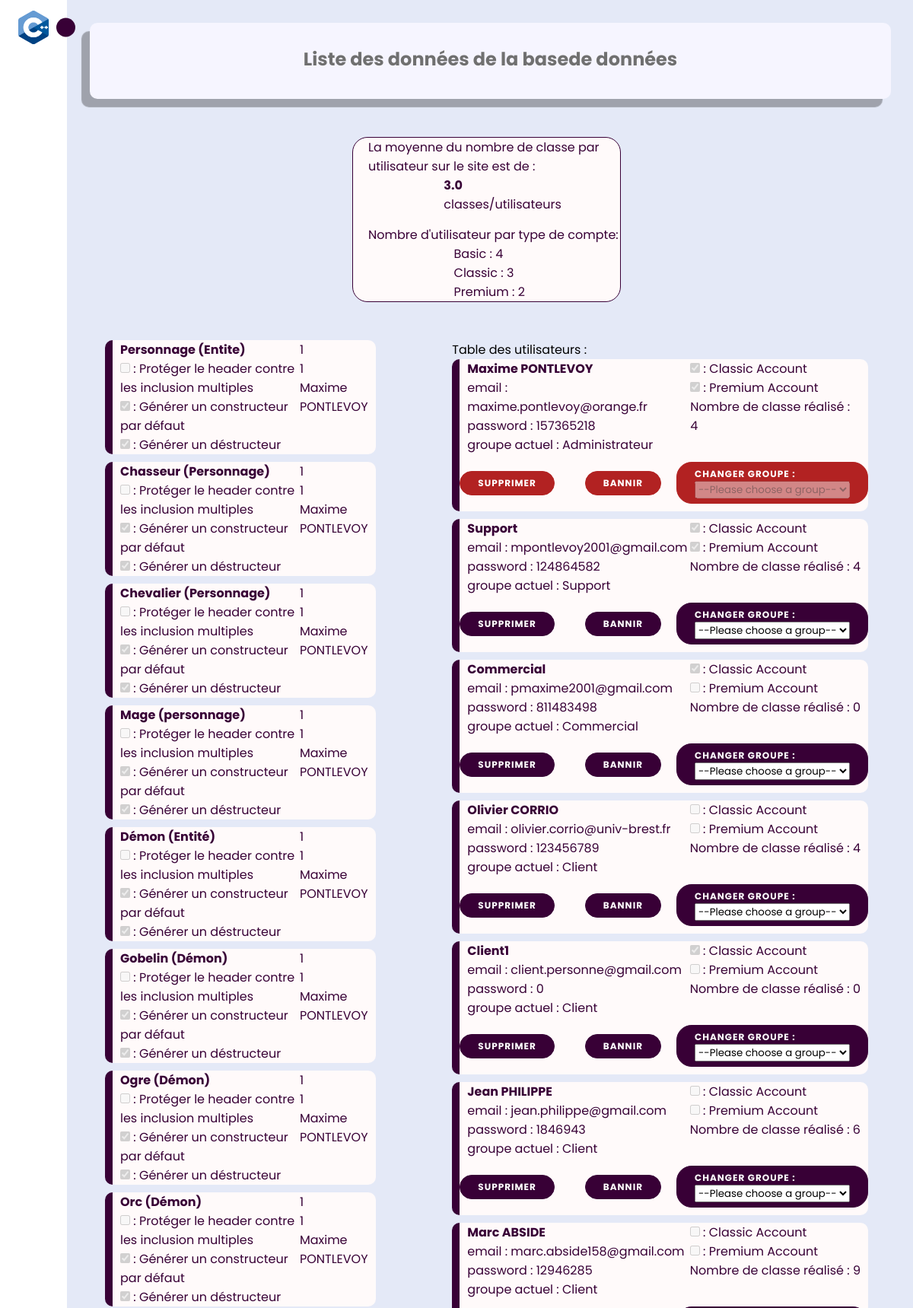
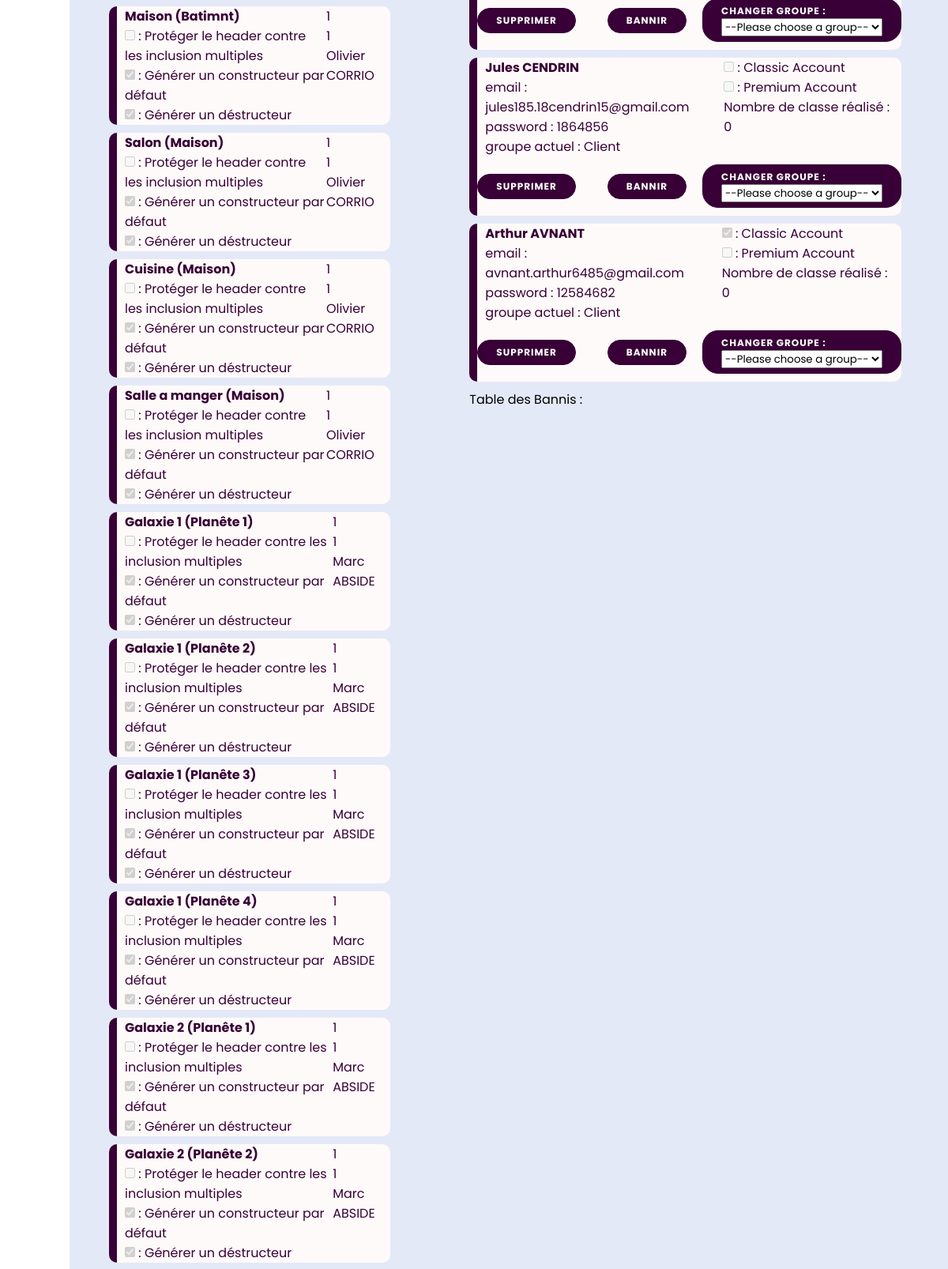
Page /gestiondata (signed in, upper part) on the committed database (2 pictures, top to bottom).
### main.py (models this page shows, shortened)
class classe(db.Model):
    idClasse = db.Column(db.Integer, primary_key=True, unique=True)
    name = db.Column(db.Text)
    classe_mere = db.Column(db.Text)
    Protect_head = db.Column(db.Integer)
    Generat_head_default_construct = db.Column(db.Integer)
    Generat_head_destruct = db.Column(db.Integer)
    Commentaire= db.Column(db.Integer)
    auteur = db.Column(db.Text)
    creation_data = db.Column(db.DateTime)
    class_role = db.Column(db.Text)
    attribue = db.Column(db.Integer)
    public = db.Column(db.Integer)
    public1 = db.Column(db.Text)
    public2 = db.Column(db.Text)
    public3 = db.Column(db.Text)
    public4 = db.Column(db.Text)
    public5 = db.Column(db.Text)
    public6 = db.Column(db.Text)
    public7 = db.Column(db.Text)
    public8 = db.Column(db.Text)
    protected = db.Column(db.Integer)
    protected1 = db.Column(db.Text)
    protected2 = db.Column(db.Text)
    protected3 = db.Column(db.Text)
    protected4 = db.Column(db.Text)
    protected5 = db.Column(db.Text)
    protected6 = db.Column(db.Text)
    protected7 = db.Column(db.Text)
    protected8 = db.Column(db.Text)
    private = db.Column(db.Integer)
    private1 = db.Column(db.Text)
    private2 = db.Column(db.Text)
    private3 = db.Column(db.Text)
    private4 = db.Column(db.Text)
    private5 = db.Column(db.Text)
    private6 = db.Column(db.Text)
    private7 = db.Column(db.Text)
    private8 = db.Column(db.Text)
    methode = db.Column(db.Integer)
    methode1 = db.Column(db.Text)
    methode2 = db.Column(db.Text)
    methode3 = db.Column(db.Text)
    methode4 = db.Column(db.Text)
    methode5 = db.Column(db.Text)
    methode6 = db.Column(db.Text)
    methode7 = db.Column(db.Text)
    methode8 = db.Column(db.Text)
    idUser = db.Column(db.Integer, db.ForeignKey('user.idUsers'))
    idUserUnban = db.Column(db.Integer, db.ForeignKey('user_banni.idUsers'))

### tables this page shows
CREATE TABLE user(
        idUsers INTEGER PRIMARY KEY AUTOINCREMENT UNIQUE,
	    name TEXT,
	    email TEXT,
	    password INTEGER,
	    vip_account INTEGER,
        nb_classe_Faite INTEGER,
        image_profil BLOB,
	    idgroupe INTEGER,
	    FOREIGN KEY(idgroupe) REFERENCES groupe(idGroupe)
        );

### main.py (the view)
@app.route('/gestiondata', methods=['get', 'post'])
def gestiondata():
    conn = sql.connect('database.db')
    cursor = conn.cursor()
    cursor.execute("""SELECT * from classe""")
    classerequete = cursor.fetchall()
    cursor.execute("""SELECT * from user""")
    userrequete = cursor.fetchall()
    cursor.execute("""SELECT * from user_banni""")
    userbannirequete = cursor.fetchall()
    cursor.execute("""DROP VIEW IF EXISTS moyenne_classe_all_user""")
    cursor.execute("CREATE VIEW moyenne_classe_all_user AS SELECT AVG(nb_classe_Faite) from user")
    cursor.execute("""SELECT AVG(nb_classe_Faite) from user""")
    moyenne_classe_all_user = cursor.fetchall()
    cursor.execute("""DROP VIEW IF EXISTS nombre_type_compte""")
    cursor.execute("CREATE VIEW nombre_type_compte AS SELECT vip_account, COUNT(name) FROM user GROUP BY vip_account")
    cursor.execute("""SELECT vip_account, COUNT(name) FROM user
        GROUP BY vip_account""")
    nombre_type_compte = cursor.fetchall()
    conn.close()
    return render_template("GestionData.html",
                           allclasse = classerequete,
                           alluser = userrequete,
                           allbanuser = userbannirequete,
                           moyenne_classe_all_user = moyenne_classe_all_user,
                           nombre_type_compte = nombre_type_compte,
                           idUser = session['user']['idUser'],
                           idGroup = session['user']['idGroup'])

### templates/GestionData.html (shortened to what this page needs)
﻿<!DOCTYPE html>
<html lang="en" xmlns="http://www.w3.org/1999/xhtml">
<head>
    <link rel="stylesheet" href="{{ url_for('static', filename = 'css/style_GestionData.css') }}" />
    <link rel="stylesheet" href="{{ url_for('static', filename = 'css/style_sidebar.css') }}" />
    <link href='https://unpkg.com/boxicons@2.1.1/css/boxicons.min.css' rel='stylesheet'>
</head>
<body>
    <nav class="sidebar close">
        <header>
            <div class="image-text">
                <span class="image">
                    <img src="{{ url_for('static', filename = 'image/logo.png') }}" alt="">
                </span>
            </div>
            <i class='bx bx-chevron-right toggle'></i>
        </header>
        <div class="menu-bar">
            <div class="menu">
                <ul class="menu-links">
                    <li class="nav-link">
                        <a href="acceuil">
                            <i class='bx bx-home-alt icon'></i>
                        </a>
                    </li>
                    <li class="nav-link">
                        <a href="generateur">
                            <i class='bx bx-pie-chart-alt icon'></i>
                        </a>
                    </li>
                    <li class="nav-link">
                        <a href="boutique">
                            <i class='bx bx-wallet icon'></i>
                        </a>
                    </li>
                </ul>
            </div>
        </div>
    </nav>
    <section class="home">
        <div class="liste-classe">
            <div class="bandeau">
                <h1>Liste des données de la basede données</h1>
            </div>
            <div class="donnees-site">
                <p class="texte"> La moyenne du nombre de classe par utilisateur sur le site est de : </p>
                <p class="donnees"> <b>{{ moyenne_classe_all_user[0][0] }}</b> classes/utilisateurs </p>
                <div class="user-mode-account">
                    Nombre d'utilisateur par type de compte:
                    <div class="type-de-compte">
                        Basic : {{ nombre_type_compte[0][1]}}
                        <br />
                        Classic : {{ nombre_type_compte[1][1]}}
                        <br />
                        Premium : {{ nombre_type_compte[2][1]}}
                    </div>
                </div>
            </div>
            <div class="donnees">
                <div class="classe">
                    <div class="affichage-classe">
                        {% for row in allclasse %}
                        <div class="une-classe">
                            <div class="multi-zone">
                                <div class="partie-principale">
                                    <div class="nom">
                                        {{ row[1] }} ({{ row[2] }})
                                    </div>
                                    <div class="options">
                                        <div>
                                            {% if row[3] == 1 %}
                                            <input type="checkbox" disabled checked />
                                            {% else %}
                                            <input type="checkbox" disabled />
                                            {% endif %}
                                            : Protéger le header contre les inclusion multiples
                                        </div>
                                        <div>
                                            {% if row[4] == 1 %}
                                            <input type="checkbox" disabled checked />
                                            {% else %}
                                            <input type="checkbox" disabled />
                                            {% endif %}
                                            : Générer un constructeur par défaut
                                        </div>
                                        <div>
                                            {% if row[5] == 1 %}
                                            <input type="checkbox" disabled checked />
                                            {% else %}
                                            <input type="checkbox" disabled />
                                            {% endif %}
                                            : Générer un déstructeur
                                        </div>
                                    </div>
                                </div>
                                <div class="commentaire">
                                    <div class="data">
                                        <div class="auteur">
                                            {{ row[6] }}
                                        </div>
                                        <div class="date">
                                            {{ row[7] }}
                                        </div>
                                    </div>
                                    <div class="texte">
                                        {{ row[8] }}
                                    </div>
                                </div>
                            </div>
                        </div>
                        {% endfor %}
                    </div>
                </div>
                <div class="user">
                    <div class="Titre">Table des utilisateurs :</div>
                    <div class="affichage-user">
                        {% for row in alluser %}
                        <div class="un-user">
                            <div class="multi-zone">
                                <div class="donnee-général">
                                    <div class="name">
                                        {{ row[1] }}
                                    </div>
                                    <div class="email">
                                        email : {{ row[2] }}
                                    </div>
                                    <div class="password">
                                        password : {{ row[3] }}
                                    </div>
                                    <div class="groupe">
                                        groupe actuel :
                                        {% if row[7] == 1 %}
                                        Administrateur
                                        {% endif %}
                                        {% if row[7] == 2 %}
                                        Support
                                        {% endif %}
                                        {% if row[7] == 3 %}
                                        Commercial
                                        {% endif %}
                                        {% if row[7] == 4 %}
                                        Client
                                        {% endif %}
                                    </div>
                                </div>
                                <div class="donnees-auxiliaire">
                                    <div class="vip-account">
                                        {% if row[4] == 1 or row[4] == 2 %}
                                        <input type="checkbox" disabled checked />
                                        {% else %}
                                        <input type="checkbox" disabled />
                                        {% endif %}
                                        : Classic Account
                                        <br />
                                        {% if row[4] == 2 %}
                                        <input type="checkbox" disabled checked />
                                        {% else %}
                                        <input type="checkbox" disabled />
                                        {% endif %}
                                        : Premium Account
                                    </div>
                                    <div class="donnees-classe">
                                        Nombre de classe réalisé : {{ row[5] }}
                                    </div>
                                </div>
                            </div>
                            <div class="bouton-action-user">
                                {% if row[7] <= idUser  %}
                                <div class="supprimer impossible">
                                    <input class="button" type="button" value="Supprimer" />
                                </div>
                                {% else %}
                                <div class="supprimer">
                                    <input class="button" type="button" value="Supprimer"
                                        onclick="window.location.href = 'supprimeruser/{{ row[0] }}'" />
                                </div>
                                {% endif %}
                                {% if row[7] <= idUser %}
                                <div class="bannir impossible">
                                    <input class="button" type="button" value="Bannir" />
                                </div>
                                {% else %}
                                <div class="bannir">
                                    <input class="button" type="button" value="Bannir"
                                        onclick="window.location.href = 'banniruser/{{ row[0] }}'" />
                                </div>
                                {% endif %}
                                {% if row[7] <= idUser %}
                                <div class="button-modif-gr impossible">
                                    Changer Groupe :
                                    <select name="value-to-change-gr" id="value-select" disabled>
                                        <option value="">--Please choose a group--</option>
                                    </select>
                                </div>
                                {% else %}
                                <div class="button-modif-gr">
                                    Changer Groupe :
                                    <select name="value-to-change-gr" id="value-select" onchange="location = this.value;">
                                        <option value="">--Please choose a group--</option>
                                    </select>
                                </div>
                                {% endif %}
                            </div>
                        </div>
                        {% endfor %}
                    </div>
                    <div class="Titre">Table des Bannis :</div>
                </div>
            </div>
        </div>
    </section>
</body>
</html>

### rows in the picture
classe: name "Personnage", classe_mere "Entite", Generat_head_destruct "1", Commentaire "1", auteur "Maxime PONTLEVOY"
classe: name "Chasseur", classe_mere "Personnage", Generat_head_destruct "1", Commentaire "1", auteur "Maxime PONTLEVOY"
classe: name "Chevalier", classe_mere "Personnage", Generat_head_destruct "1", Commentaire "1", auteur "Maxime PONTLEVOY"
classe: name "Mage", classe_mere "personnage", Generat_head_destruct "1", Commentaire "1", auteur "Maxime PONTLEVOY"
classe: name "Démon", classe_mere "Entité", Generat_head_destruct "1", Commentaire "1", auteur "Maxime PONTLEVOY"
classe: name "Gobelin", classe_mere "Démon", Generat_head_destruct "1", Commentaire "1", auteur "Maxime PONTLEVOY"
classe: name "Ogre", classe_mere "Démon", Generat_head_destruct "1", Commentaire "1", auteur "Maxime PONTLEVOY"
classe: name "Orc", classe_mere "Démon", Generat_head_destruct "1", Commentaire "1", auteur "Maxime PONTLEVOY"
classe: name "Maison", classe_mere "Batimnt", Generat_head_destruct "1", Commentaire "1", auteur "Olivier CORRIO"
classe: name "Salon", classe_mere "Maison", Generat_head_destruct "1", Commentaire "1", auteur "Olivier CORRIO"
classe: name "Cuisine", classe_mere "Maison", Generat_head_destruct "1", Commentaire "1", auteur "Olivier CORRIO"
classe: name "Salle a manger", classe_mere "Maison", Generat_head_destruct "1", Commentaire "1", auteur "Olivier CORRIO"
classe: name "Galaxie 1", classe_mere "Planête 1", Generat_head_destruct "1", Commentaire "1", auteur "Marc ABSIDE"
classe: name "Galaxie 1", classe_mere "Planête 2", Generat_head_destruct "1", Commentaire "1", auteur "Marc ABSIDE"
classe: name "Galaxie 1", classe_mere "Planête 3", Generat_head_destruct "1", Commentaire "1", auteur "Marc ABSIDE"
classe: name "Galaxie 1", classe_mere "Planête 4", Generat_head_destruct "1", Commentaire "1", auteur "Marc ABSIDE"
classe: name "Galaxie 2", classe_mere "Planête 1", Generat_head_destruct "1", Commentaire "1", auteur "Marc ABSIDE"
classe: name "Galaxie 2", classe_mere "Planête 2", Generat_head_destruct "1", Commentaire "1", auteur "Marc ABSIDE"
user: name "Maxime PONTLEVOY", email "maxime.pontlevoy@orange.fr", password "157365218", shows "Administrateur", nb_classe_Faite "4"
user: name "Support", email "mpontlevoy2001@gmail.com", password "124864582", nb_classe_Faite "4"
user: name "Commercial", email "pmaxime2001@gmail.com", password "811483498", nb_classe_Faite "0"
user: name "Olivier CORRIO", email "olivier.corrio@univ-brest.fr", password "123456789", shows "Client", nb_classe_Faite "4"
user: name "Client1", email "client.personne@gmail.com", password "0", nb_classe_Faite "0"
user: name "Jean PHILIPPE", email "jean.philippe@gmail.com", password "1846943", shows "Client", nb_classe_Faite "6"
user: name "Marc ABSIDE", email "marc.abside158@gmail.com", password "12946285", shows "Client", nb_classe_Faite "9"
user: name "Jules CENDRIN", email "jules185.18cendrin15@gmail.com", password "1864856", shows "Client", nb_classe_Faite "0"
user: name "Arthur AVNANT", email "avnant.arthur6485@gmail.com", password "12584682", shows "Client", nb_classe_Faite "0"

### other values in the picture
{{ moyenne_classe_all_user[0][0] }} "3.0"
{{ nombre_type_compte[0][1] }} "4"
{{ nombre_type_compte[1][1] }} "3"
{{ nombre_type_compte[2][1] }} "2"
